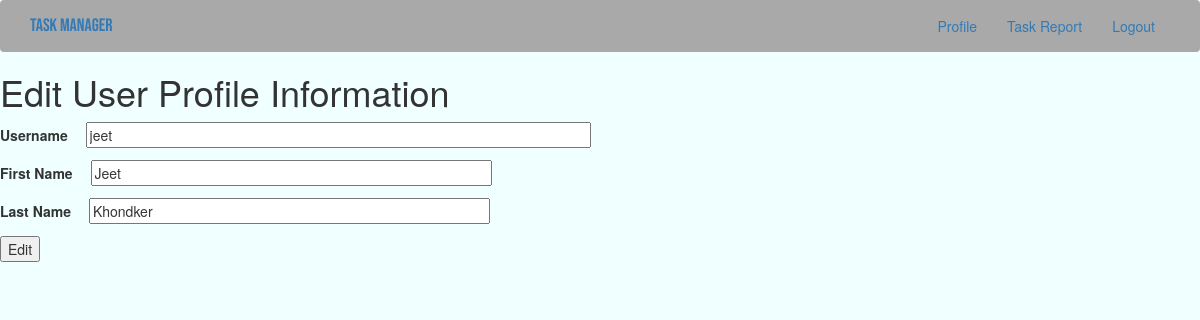
The app's page /editProfile (signed in) with its own data.
### app/models.py (models this page shows, shortened)
class User(UserMixin, db.Model):
    __tablename__ = "user"
    id = db.Column(db.Integer, primary_key = True)
    username = db.Column(db.String(64), index = True, unique = True)
    firstName = db.Column(db.String(50))
    lastName = db.Column(db.String(50))
    email = db.Column(db.String(120), index = True, unique = True)
    password_hash = db.Column(db.String(128))
    todoitems = db.relationship("ToDo", backref = "owner", lazy = "dynamic")

### app/routes.py (the view)
@app.route("/editProfile", methods = ["GET", "POST"])
@login_required
def editProfile():
    form = EditProfileForm(current_user.username)
    if form.validate_on_submit():
        current_user.username = form.username.data
        current_user.firstName = form.firstName.data
        current_user.lastName = form.lastName.data
        db.session.commit()
        flash("Your changes have been saved")
        return redirect(url_for("editProfile"))
    elif request.method == "GET":
        form.username.data = current_user.username
        form.firstName.data = current_user.firstName
        form.lastName.data = current_user.lastName
    return render_template("editProfile.html", form = form)

### app/forms.py (shortened to what this page needs)
class EditProfileForm(FlaskForm):
    username = StringField("Username", validators = [DataRequired(message="Username is required")])
    firstName = StringField("First Name", validators = [DataRequired(message="First Name is required")])
    lastName = StringField("Last Name", validators = [DataRequired(message="Last Name is required")])
    submit = SubmitField("Edit")
    def __init__(self, original_username, *args, **kwargs):
        super(EditProfileForm, self).__init__(*args, **kwargs)
        self.original_username = original_username

### app/models.py (called while the page is built)
@login.user_loader
def load_user(id):
    return User.query.get(int(id))

### app/templates/editProfile.html (shortened to what this page needs)
{% extends "base.html" %}
{% block content %}
    <h1>Edit User Profile Information</h1>
    <form action = "", method = "POST">
        <p>
            {{ form.username.label }}&emsp;
            {{ form.username(size = 64) }}<br>
        </p>
        <p>
            {{ form.firstName.label }}&emsp;
            {{ form.firstName(size = 50) }}<br>
        </p>
        <p>
            {{ form.lastName.label }}&emsp;
            {{ form.lastName(size = 50) }}<br>
        </p>
        <p>{{ form.submit() }}</p>
    </form>
{% endblock %}

### app/static/css/pc-style.css (style rules this page uses)
body { background-color: azure; }

### records on screen
User: username "jeet", firstName "Jeet", lastName "Khondker"
